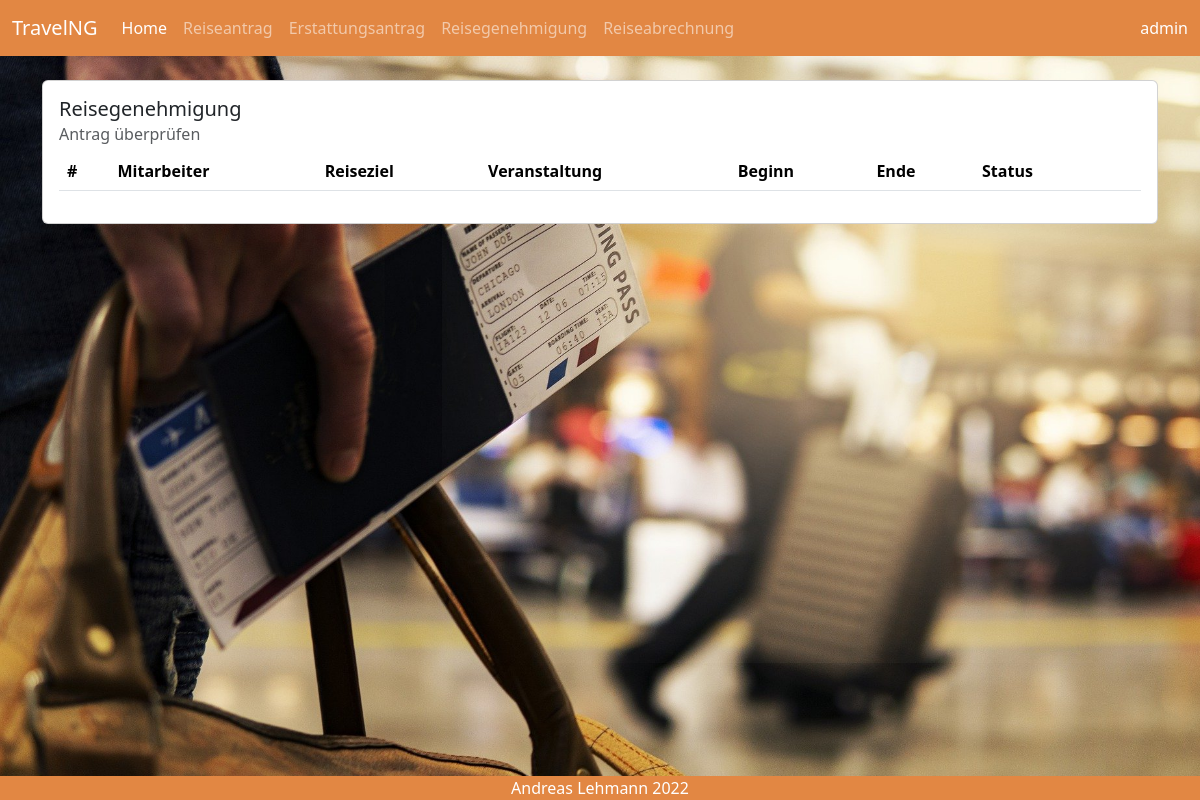
Before: /Request/Auth/ (signed in) with the older database file.
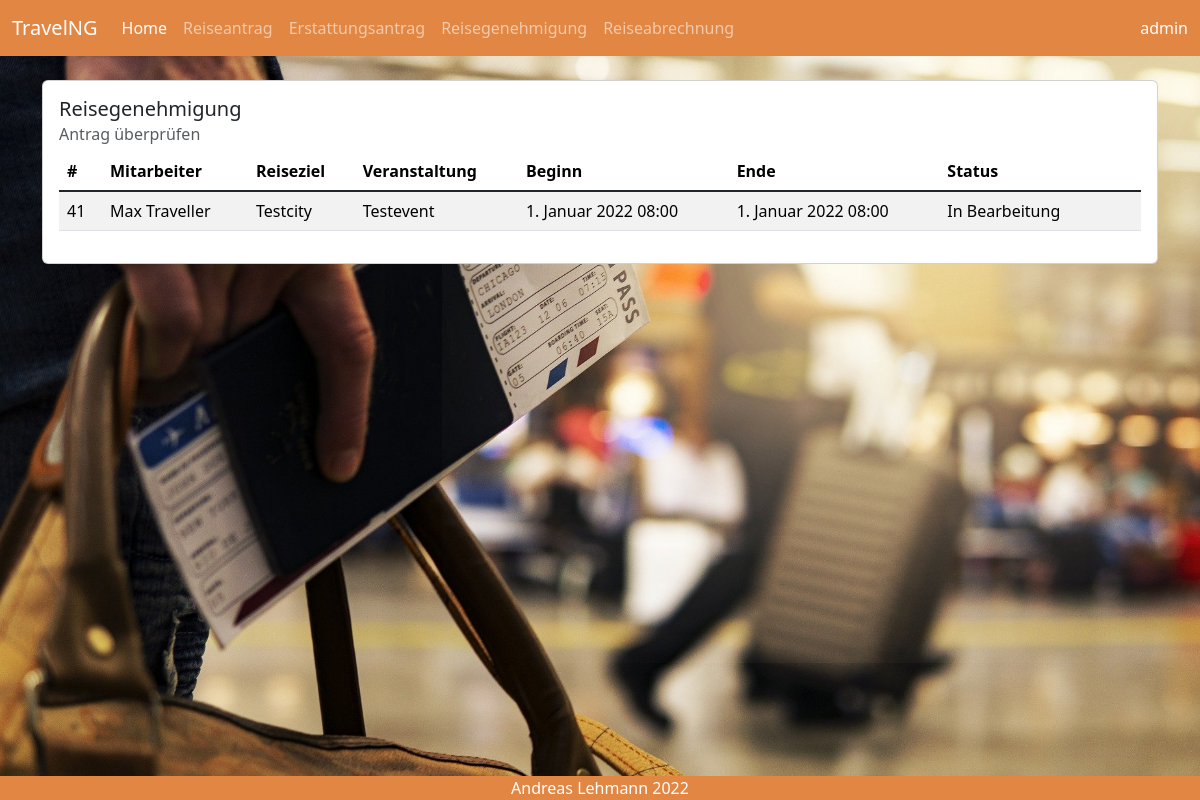
After: the same page with the newer database file.
### travel/models.py (models this page shows, shortened)
class TravelRequest(models.Model):
    STATUS_CHOICES = [('In Bearbeitung', 'In Bearbeitung'),
                      ('Genehmigt', 'Genehmigt'),
                      ]
    username = models.CharField(max_length=50, null=True, blank=False)
    employee = models.CharField(max_length=50, null=True, blank=False)
    destination = models.CharField(max_length=50, blank=False)
    event = models.CharField(max_length=50, blank=False)
    journey_start = models.DateTimeField(default='01.01.2022 08:00', blank=False)
    journey_end = models.DateTimeField(default='01.01.2022 08:00', blank=False)
    event_start = models.DateTimeField(default='01.01.2022 08:00', blank=False)
    event_end = models.DateTimeField(default='01.01.2022 08:00', blank=False)
    transport = models.ForeignKey(Transport, on_delete=models.SET_NULL, null=True, blank=False)
    cost_center = models.ForeignKey(CostCenter, on_delete=models.SET_NULL, null=True, blank=False)
    status = models.CharField(default='In Bearbeitung', max_length=30, choices=STATUS_CHOICES)
    class Meta:
        permissions = [
            (
                'is_supervisor', 'can access auth page'
            )
        ]

### travel/views.py (the view, shortened to what this page needs)
# urls.py: re_path(r'^Request/Auth/$', travel.views.travel_auth_details, name="travelAuth"),
@login_required
def travel_auth_details(request, pk=None):
    page_title = 'Reisegenehmigung'
    sub_title = 'Antrag genehmigen'
    if pk is None:
        travel_requests = TravelRequest.objects.all().order_by('journey_start')
        return render(request, 'travel/travelAuth.html',
                      {'page_title': page_title, 'sub_title': sub_title, 'travel_requests': travel_requests})

### templates/travel/travelAuth.html (shortened to what this page needs)
{% extends 'travel/base.html' %}
{% load bootstrap5 bootstrap_icons %}
{% block content %}
    <div class="container">
        <div class="card" style="width: 100%;">
            <div class="card-body">
                <h5 class="card-title">Reisegenehmigung</h5>
                <h6 class="card-subtitle mb-2 text-muted">Antrag überprüfen</h6>
                <table class="table table-striped table-hover">
                    <thead class="">
                    <tr>
                        <th>#</th>
                        <th>Mitarbeiter</th>
                        <th>Reiseziel</th>
                        <th>Veranstaltung</th>
                        <th>Beginn</th>
                        <th>Ende</th>
                        <th>Status</th>
                        <th>&nbsp;</th>
                    </tr>
                    </thead>
                    <tbody class="table-group-divider">
                    {% for TravelRequest in travel_requests %}
                        {% if TravelRequest.status == 'In Bearbeitung' %}
                            <tr>
                                <td>{{ TravelRequest.id }}</td>
                                <td>{{ TravelRequest.employee }}</td>
                                <td>{{ TravelRequest.destination }}</td>
                                <td>{{ TravelRequest.event }}</td>
                                <td>{{ TravelRequest.journey_start }}</td>
                                <td>{{ TravelRequest.journey_end }}</td>
                                <td>{{ TravelRequest.status }}</td>
                                <td>
                                </td>
                            </tr>
                        {% endif %}
                    {% endfor %}
                    </tbody>
                </table>
            </div>
        </div>
    </div>
{% endblock %}

### templates/travel/base.html (shortened to what this page needs)
{% load bootstrap5 bootstrap_icons %}
{% bootstrap_css %}
{% load static %}
<link rel="stylesheet" href="{% static 'bootstrap_icons/css/bootstrap_icons.css' %}">
<!DOCTYPE html>
<html lang="en">
<head>
</head>
<body>
<div class="bg-image" style="background-image: url('{% static 'travel-g774051fb3_1920.jpg' %}');
        height: 100vh;
        background-size: cover;
        background-repeat: no-repeat;
        "
>
    {% block navigation %}
        <nav class="navbar navbar-expand-lg navbar-dark mb-4" style="background-color: #e28743;">
            <div class="container-fluid">
                <a class="navbar-brand" href="#">{% md_icon 'earth' %}TravelNG</a>
                <ul class="navbar-nav me-auto mb-2 mb-lg-0">
                    <li class="nav-item">
                        <a class="nav-link active" aria-current="page"
                           href="{% url 'home' %}">{% bs_icon 'house' %}Home</a>
                    </li>
                    <li class="nav-item">
                        <a class="nav-link"
                           href="{% url 'addTravelRequest' %}">{% bs_icon 'airplane' %}Reiseantrag</a>
                    </li>
                    <li class="nav-item">
                        <a class="nav-link"
                           href="{% url 'addTravelInvoice' %}">{% bs_icon 'bank' %}Erstattungsantrag</a>
                    </li>
                    {% if perms.travel.is_supervisor %}
                        <li class="nav-item">
                            <a class="nav-link"
                               href="{% url 'travelAuth' %}">{% bs_icon 'bag-check' %}Reisegenehmigung</a>
                        </li>
                    {% endif %}
                    {% if perms.travel.is_clerk %}
                        <li class="nav-item">
                            <a class="nav-link"
                               href="{% url 'travelInvoiceRefund' %}">{% bs_icon 'cash-coin' %}Reiseabrechnung</a>
                        </li>
                    {% endif %}
                </ul>
                <a class="nav-link text-white" href="{% url 'logout' %}">{% bs_icon 'person' %}{{ user.username }}</a>
            </div>
        </nav>
    {% endblock %}
    {% block content %}{% endblock %}
</div>
</body>
{% block footer %}
    <div class="text-center text-white fixed-bottom" style="background-color: #e28743;">{% bs_icon 'c-circle' %}Andreas
        Lehmann 2022
    </div>
{% endblock %}
</html>

Changed rows visible on the page:
added TravelRequest: id "41", employee "Max Traveller", destination "Testcity", event "Testevent", journey_start "1. Januar 2022 08:00", journey_end "1. Januar 2022 08:00", status "In Bearbeitung"
